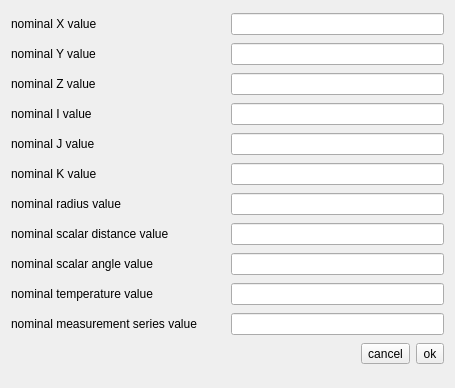
<?xml version="1.0" encoding="UTF-8"?>
<ui version="4.0">
 <class>NominalDataDialog</class>
 <widget class="QDialog" name="NominalDataDialog">
  <property name="geometry">
   <rect>
    <x>0</x>
    <y>0</y>
    <width>455</width>
    <height>388</height>
   </rect>
  </property>
  <property name="windowTitle">
   <string>nominal data for</string>
  </property>
  <layout class="QVBoxLayout" name="verticalLayout">
   <item>
    <layout class="QHBoxLayout" name="horizontalLayout" stretch="1,1">
     <item>
      <widget class="QLabel" name="label_nominalX">
       <property name="text">
        <string>nominal X value</string>
       </property>
      </widget>
     </item>
     <item>
      <widget class="QLineEdit" name="lineEdit_nominalX"/>
     </item>
    </layout>
   </item>
   <item>
    <layout class="QHBoxLayout" name="horizontalLayout_2" stretch="1,1">
     <item>
      <widget class="QLabel" name="label_nominalY">
       <property name="text">
        <string>nominal Y value</string>
       </property>
      </widget>
     </item>
     <item>
      <widget class="QLineEdit" name="lineEdit_nominalY"/>
     </item>
    </layout>
   </item>
   <item>
    <layout class="QHBoxLayout" name="horizontalLayout_3" stretch="1,1">
     <item>
      <widget class="QLabel" name="label_nominalZ">
       <property name="text">
        <string>nominal Z value</string>
       </property>
      </widget>
     </item>
     <item>
      <widget class="QLineEdit" name="lineEdit_nominalZ"/>
     </item>
    </layout>
   </item>
   <item>
    <layout class="QHBoxLayout" name="horizontalLayout_4" stretch="1,1">
     <item>
      <widget class="QLabel" name="label_nominalI">
       <property name="text">
        <string>nominal I value</string>
       </property>
      </widget>
     </item>
     <item>
      <widget class="QLineEdit" name="lineEdit_nominalI"/>
     </item>
    </layout>
   </item>
   <item>
    <layout class="QHBoxLayout" name="horizontalLayout_5" stretch="1,1">
     <item>
      <widget class="QLabel" name="label_nominalJ">
       <property name="text">
        <string>nominal J value</string>
       </property>
      </widget>
     </item>
     <item>
      <widget class="QLineEdit" name="lineEdit_nominalJ"/>
     </item>
    </layout>
   </item>
   <item>
    <layout class="QHBoxLayout" name="horizontalLayout_6" stretch="1,1">
     <item>
      <widget class="QLabel" name="label_nominalK">
       <property name="text">
        <string>nominal K value</string>
       </property>
      </widget>
     </item>
     <item>
      <widget class="QLineEdit" name="lineEdit_nominalK"/>
     </item>
    </layout>
   </item>
   <item>
    <layout class="QHBoxLayout" name="horizontalLayout_7" stretch="1,1">
     <item>
      <widget class="QLabel" name="label_nominalR">
       <property name="text">
        <string>nominal radius value</string>
       </property>
      </widget>
     </item>
     <item>
      <widget class="QLineEdit" name="lineEdit_nominalR"/>
     </item>
    </layout>
   </item>
   <item>
    <layout class="QHBoxLayout" name="horizontalLayout_8" stretch="1,1">
     <item>
      <widget class="QLabel" name="label_nominalSDE">
       <property name="text">
        <string>nominal scalar distance value</string>
       </property>
      </widget>
     </item>
     <item>
      <widget class="QLineEdit" name="lineEdit_nominalSDE"/>
     </item>
    </layout>
   </item>
   <item>
    <layout class="QHBoxLayout" name="horizontalLayout_9" stretch="1,1">
     <item>
      <widget class="QLabel" name="label_nominalSAE">
       <property name="text">
        <string>nominal scalar angle value</string>
       </property>
      </widget>
     </item>
     <item>
      <widget class="QLineEdit" name="lineEdit_nominalSAE"/>
     </item>
    </layout>
   </item>
   <item>
    <layout class="QHBoxLayout" name="horizontalLayout_11" stretch="1,1">
     <item>
      <widget class="QLabel" name="label_nominalTemperature">
       <property name="text">
        <string>nominal temperature value</string>
       </property>
      </widget>
     </item>
     <item>
      <widget class="QLineEdit" name="lineEdit_nominalTemperature"/>
     </item>
    </layout>
   </item>
   <item>
    <layout class="QHBoxLayout" name="horizontalLayout_12" stretch="1,1">
     <item>
      <widget class="QLabel" name="label_nominalMeasurementSeries">
       <property name="text">
        <string>nominal measurement series value</string>
       </property>
      </widget>
     </item>
     <item>
      <widget class="QLineEdit" name="lineEdit_nominalMeasurementSeries"/>
     </item>
    </layout>
   </item>
   <item>
    <layout class="QHBoxLayout" name="horizontalLayout_10" stretch="0,1,1">
     <item>
      <spacer name="horizontalSpacer">
       <property name="orientation">
        <enum>Qt::Horizontal</enum>
       </property>
       <property name="sizeHint" stdset="0">
        <size>
         <width>20</width>
         <height>20</height>
        </size>
       </property>
      </spacer>
     </item>
     <item>
      <widget class="QToolButton" name="toolButton_cancel">
       <property name="text">
        <string>cancel</string>
       </property>
      </widget>
     </item>
     <item>
      <widget class="QToolButton" name="toolButton_ok">
       <property name="text">
        <string>ok</string>
       </property>
      </widget>
     </item>
    </layout>
   </item>
  </layout>
 </widget>
 <resources/>
 <connections/>
</ui>
